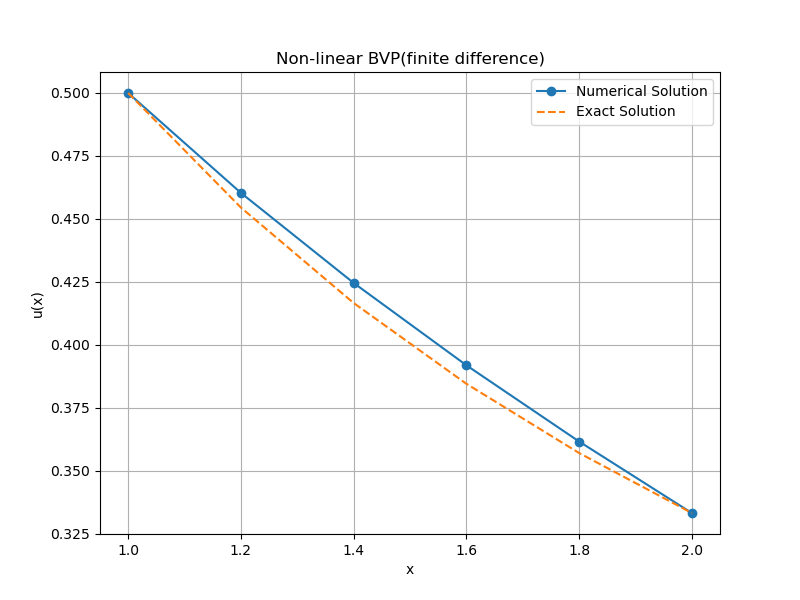

Write the Python code that produced this figure.
import numpy as np
import matplotlib.pyplot as mpl

# Define parameters
h = 0.2  
a, b = 1.0, 2.0 
alpha = 1/2  
beta = 1/3  

n = int((b - a) / h) + 1  
x = np.linspace(a, b, n) 

# Initialize u using the linear gradient as the initial guess
u = np.zeros(n)
m = (beta - alpha) / (b - a)
for i in range(n):
    u[i] = alpha + i * h * m

# Nonlinear function f(u) and its derivative
def f(u):
    return u**3

def f_prime(u):
    return 3 * u**2

# Construct the tridiagonal matrix for the linearized system
def construct_matrix(u, h):
    diag = np.zeros(n - 2)  
    lower = np.ones(n - 3) 
    upper = np.ones(n - 3)  

    for i in range(n - 2):
        diag[i] = -2 - h**2 * f_prime(u[i + 1])

    return diag, lower, upper

# Solve tridiagonal system using diagonalization
def solve_tridiagonal(diag, lower, upper, rhs):
    A = np.diag(diag) + np.diag(lower, -1) + np.diag(upper, 1)
    eigvals, eigvecs = np.linalg.eigh(A)  
    rhs_transformed = eigvecs.T @ rhs  
    x_transformed = rhs_transformed / eigvals  
    x = eigvecs @ x_transformed  
    return x

# Newton-Raphson iteration
tol = 1e-6
max_i = 100

for i in range(max_i):
    u_old = u.copy()
    rhs = np.zeros(n - 2)
    for i in range(1, n - 1):
        rhs[i - 1] = u[i - 1] - 2 * u[i] + u[i + 1] - h**2 * f(u[i])

    diag, lower, upper = construct_matrix(u, h)  # Construct the tridiagonal matrix
    delta_u = solve_tridiagonal(diag, lower, upper, -rhs)   # Solve the tridiagonal system using diagonalization
    u[1:-1] += delta_u

    # Check for convergence
    if np.linalg.norm(delta_u, ord=np.inf) < tol:
        break

# Exact solution for comparison
def exact_solution(x):
    return 1.0 / (x + 1)

u_exact = exact_solution(x)

# Plot
mpl.figure(figsize=(8, 6))
mpl.plot(x, u, 'o-', label='Numerical Solution')
mpl.plot(x, u_exact, '--', label='Exact Solution')
mpl.xlabel('x')
mpl.ylabel('u(x)')
mpl.title('Non-linear BVP(finite difference)')
mpl.legend()
mpl.grid()
mpl.show()

# Print results for comparison
print("x\tNumerical\tExact\t\tError")
for i in range(n):
    print(f"{x[i]:.2f}\t{u[i]:.6f}\t{u_exact[i]:.6f}\t{abs(u[i] - u_exact[i]):.6e}")
